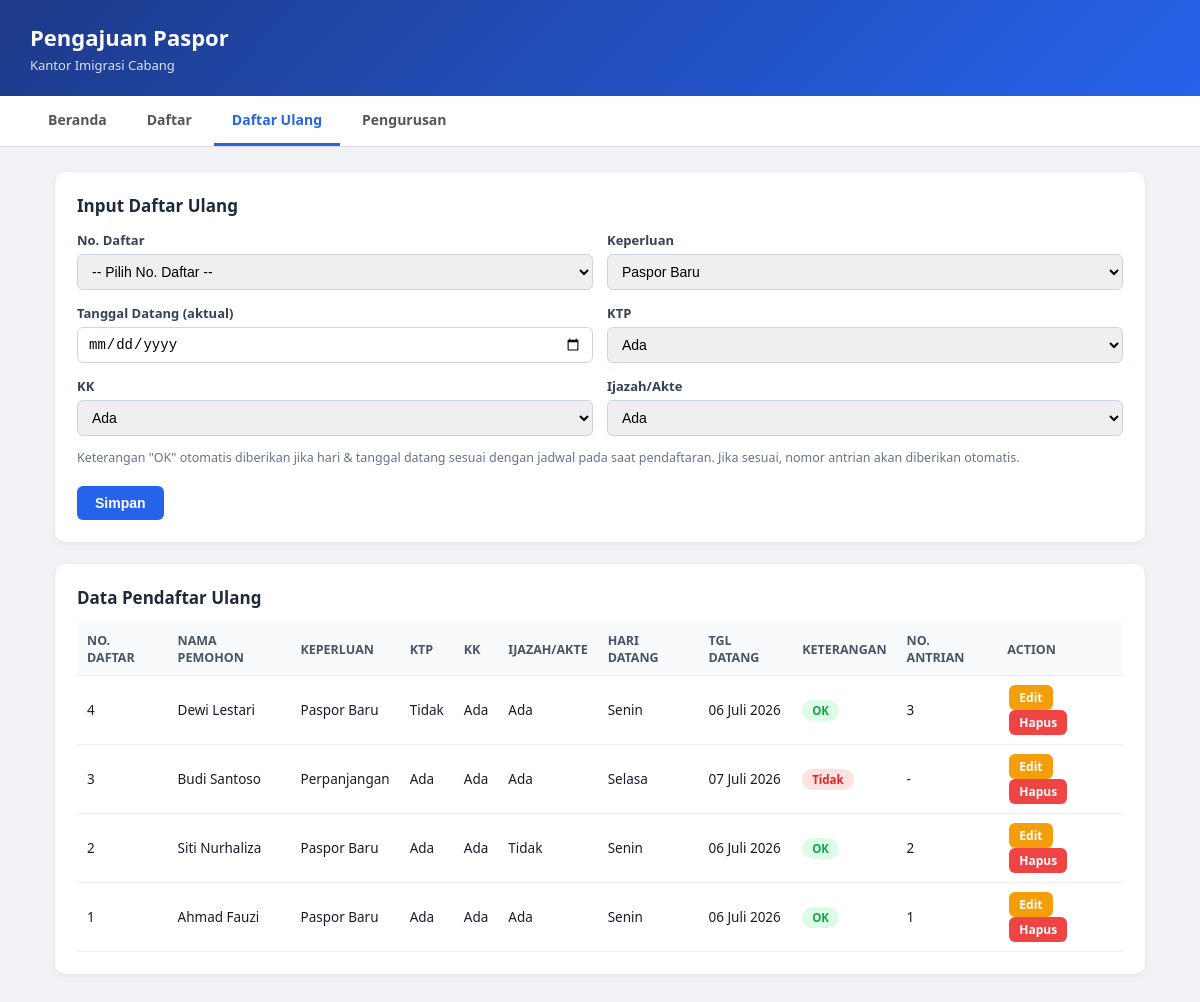
Page /UAS_PEMROGRAMAN/daftar_ulang.php on the committed database.
### tables this page shows
CREATE TABLE daftar_ulang (
    id INT AUTO_INCREMENT PRIMARY KEY,
    no_daftar INT NOT NULL,
    nama_pemohon VARCHAR(100) NOT NULL,
    keperluan VARCHAR(100) NOT NULL,
    hari_datang VARCHAR(20) NOT NULL,
    tgl_datang DATE NOT NULL,
    ktp ENUM('Ada','Tidak') NOT NULL DEFAULT 'Tidak',
    kk ENUM('Ada','Tidak') NOT NULL DEFAULT 'Tidak',
    ijazah_akte ENUM('Ada','Tidak') NOT NULL DEFAULT 'Tidak',
    keterangan ENUM('OK','Tidak') NOT NULL,
    no_antrian INT NULL,            
    created_at TIMESTAMP DEFAULT CURRENT_TIMESTAMP,
    FOREIGN KEY (no_daftar) REFERENCES pendaftar(no_daftar) ON DELETE CASCADE
);

### UAS_PEMROGRAMAN/functions.php (called while the page is built, shortened)
<?php
function format_tanggal($tanggal) {
    $bulan = ["","Januari","Februari","Maret","April","Mei","Juni","Juli","Agustus","September","Oktober","November","Desember"];
    $d = date('d', strtotime($tanggal));
    $m = (int)date('m', strtotime($tanggal));
    $y = date('Y', strtotime($tanggal));
    return "$d {$bulan[$m]} $y";
}
?>

### UAS_PEMROGRAMAN/daftar_ulang.php (the view, shortened to what this page needs)
<?php include 'config.php'; include 'functions.php'; ?>
<!DOCTYPE html>
<html lang="id">
<head>
<link rel="stylesheet" href="style.css">
</head>
<body>
<div class="header">
    <h1>Pengajuan Paspor</h1>
    <p>Kantor Imigrasi Cabang</p>
</div>
<div class="navbar">
    <a href="index.php">Beranda</a>
    <a href="daftar.php">Daftar</a>
    <a href="daftar_ulang.php" class="active">Daftar Ulang</a>
    <a href="pengurusan.php">Pengurusan</a>
</div>
<div class="container">
    <div class="card">
        <h2>Input Daftar Ulang</h2>
        <form action="daftar_ulang_simpan.php" method="POST">
            <div class="form-grid">
                <div class="form-group">
                    <label>No. Daftar</label>
                    <select name="no_daftar" required>
                        <option value="">-- Pilih No. Daftar --</option>
                    </select>
                </div>
                <div class="form-group">
                    <label>Keperluan</label>
                    <select name="keperluan" required>
                        <option value="Paspor Baru">Paspor Baru</option>
                    </select>
                </div>
                <div class="form-group">
                    <label>Tanggal Datang (aktual)</label>
                    <input type="date" name="tgl_datang" required>
                </div>
                <div class="form-group">
                    <label>KTP</label>
                    <select name="ktp"><option value="Ada">Ada</option><option value="Tidak">Tidak</option></select>
                </div>
                <div class="form-group">
                    <label>KK</label>
                    <select name="kk"><option value="Ada">Ada</option><option value="Tidak">Tidak</option></select>
                </div>
                <div class="form-group">
                    <label>Ijazah/Akte</label>
                    <select name="ijazah_akte"><option value="Ada">Ada</option><option value="Tidak">Tidak</option></select>
                </div>
            </div>
            <p style="font-size:12.5px;color:#64748b;">
                Keterangan "OK" otomatis diberikan jika hari &amp; tanggal datang sesuai dengan jadwal
                pada saat pendaftaran. Jika sesuai, nomor antrian akan diberikan otomatis.
            </p>
            <button type="submit" class="btn">Simpan</button>
        </form>
    </div>
    <div class="card">
        <h2>Data Pendaftar Ulang</h2>
        <table>
            <thead>
            <tr>
                <th>No. Daftar</th>
                <th>Nama Pemohon</th>
                <th>Keperluan</th>
                <th>KTP</th>
                <th>KK</th>
                <th>Ijazah/Akte</th>
                <th>Hari Datang</th>
                <th>Tgl Datang</th>
                <th>Keterangan</th>
                <th>No. Antrian</th>
                <th>Action</th>
            </tr>
            </thead>
            <tbody>
            <?php
            $result = mysqli_query($conn, "SELECT * FROM daftar_ulang ORDER BY id DESC");
            if (mysqli_num_rows($result) > 0):
                while ($row = mysqli_fetch_assoc($result)):
            ?>
                <tr>
                    <td><?= $row['no_daftar'] ?></td>
                    <td><?= htmlspecialchars($row['nama_pemohon']) ?></td>
                    <td><?= htmlspecialchars($row['keperluan']) ?></td>
                    <td><?= $row['ktp'] ?></td>
                    <td><?= $row['kk'] ?></td>
                    <td><?= $row['ijazah_akte'] ?></td>
                    <td><?= $row['hari_datang'] ?></td>
                    <td><?= format_tanggal($row['tgl_datang']) ?></td>
                    <td>
                        <?php if ($row['keterangan']=='OK'): ?>
                            <span class="badge badge-ok">OK</span>
                        <?php else: ?>
                            <span class="badge badge-tidak">Tidak</span>
                        <?php endif; ?>
                    </td>
                    <td><?= $row['no_antrian'] ?? '-' ?></td>
                    <td>
                        <a class="btn btn-sm btn-edit" href="daftar_ulang_edit.php?id=<?= $row['id'] ?>">Edit</a>
                        <a class="btn btn-sm btn-hapus" href="daftar_ulang_hapus.php?id=<?= $row['id'] ?>" onclick="return confirm('Hapus data ini?')">Hapus</a>
                    </td>
                </tr>
            <?php endwhile; else: ?>
                <tr><td colspan="11" class="empty">Belum ada data daftar ulang.</td></tr>
            <?php endif; ?>
            </tbody>
        </table>
    </div>
</div>
</body>
</html>

### UAS_PEMROGRAMAN/style.css (style rules this page uses)
* { box-sizing: border-box; }
body { font-family: 'Segoe UI', Arial, sans-serif; background: #f0f2f5; margin: 0; color: #1a1a2e; }
.header { background: linear-gradient(135deg, #1e3a8a, #2563eb); color: #fff; padding: 22px 30px; }
.header h1 { margin: 0; font-size: 22px; }
.header p { margin: 4px 0 0; opacity: 0.85; font-size: 13px; }
.navbar { background: #fff; padding: 0 30px; display: flex; gap: 4px; border-bottom: 1px solid #ddd; }
.navbar a { padding: 14px 18px; text-decoration: none; color: #555; font-weight: 600; font-size: 14px; border-bottom: 3px solid transparent; }
.navbar a.active, .navbar a:hover { color: #2563eb; border-bottom: 3px solid #2563eb; }
.container { padding: 25px 30px; max-width: 1150px; margin: 0 auto; }
.card { background: #fff; border-radius: 10px; padding: 22px; margin-bottom: 22px; box-shadow: 0 1px 4px rgba(0,0,0,0.08); }
.card h2 { margin-top: 0; font-size: 17px; color: #1e293b; }
table { width: 100%; border-collapse: collapse; font-size: 13.5px; }
th, td { padding: 9px 10px; border-bottom: 1px solid #eee; text-align: left; }
th { background: #f8fafc; color: #475569; font-size: 12.5px; text-transform: uppercase; }
.form-grid { display: grid; grid-template-columns: 1fr 1fr; gap: 14px; }
.form-group { display: flex; flex-direction: column; gap: 5px; }
label { font-size: 13px; font-weight: 600; color: #334155; }
input, select { padding: 8px 10px; border: 1px solid #cbd5e1; border-radius: 6px; font-size: 14px; }
.btn { display: inline-block; background: #2563eb; color: #fff; padding: 9px 18px; border: none; border-radius: 6px; font-size: 14px; font-weight: 600; cursor: pointer; text-decoration: none; margin-top: 8px; }
.btn-sm { padding: 4px 10px; font-size: 12px; margin: 0 2px; }
.btn-edit { background: #f59e0b; }
.btn-hapus { background: #ef4444; }
.badge { padding: 3px 10px; border-radius: 20px; font-size: 11.5px; font-weight: 700; }
.badge-ok { background: #dcfce7; color: #16a34a; }
.badge-tidak { background: #fee2e2; color: #dc2626; }

### rows in the picture
daftar_ulang: no_daftar "4", nama_pemohon "Dewi Lestari", keperluan "Paspor Baru", ktp "Tidak", kk "Ada", ijazah_akte "Ada", hari_datang "Senin", tgl_datang "06 Juli 2026", keterangan "OK", no_antrian "3"
daftar_ulang: no_daftar "3", nama_pemohon "Budi Santoso", keperluan "Perpanjangan", ktp "Ada", kk "Ada", ijazah_akte "Ada", hari_datang "Selasa", tgl_datang "07 Juli 2026", keterangan "Tidak", no_antrian "-"
daftar_ulang: no_daftar "2", nama_pemohon "Siti Nurhaliza", keperluan "Paspor Baru", ktp "Ada", kk "Ada", ijazah_akte "Tidak", hari_datang "Senin", tgl_datang "06 Juli 2026", keterangan "OK", no_antrian "2"
daftar_ulang: no_daftar "1", nama_pemohon "Ahmad Fauzi", keperluan "Paspor Baru", ktp "Ada", kk "Ada", ijazah_akte "Ada", hari_datang "Senin", tgl_datang "06 Juli 2026", keterangan "OK", no_antrian "1"
